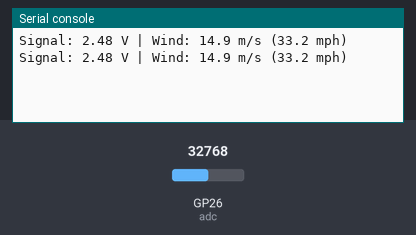
The program below on a simulated Raspberry Pi Pico running MicroPython. Shown: the last lines printed to the serial console. Inputs (shaded band) come from the test bench; at power-on: GP26 (adc) = 32768 (analog values on the 0–65535 scale).

Above: at 1.2 s.
1.3 s: GP26 (adc) set to 45874
At 2.7 s:
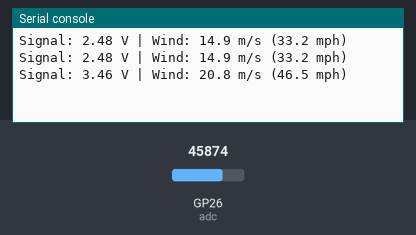
2.8 s: GP26 (adc) set to 57670
At 4.2 s:
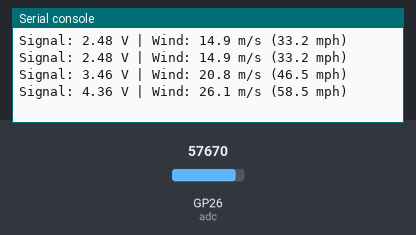
Timing chart, 0 to 5.8 s (numbered marks = the images above; inputs shaded):
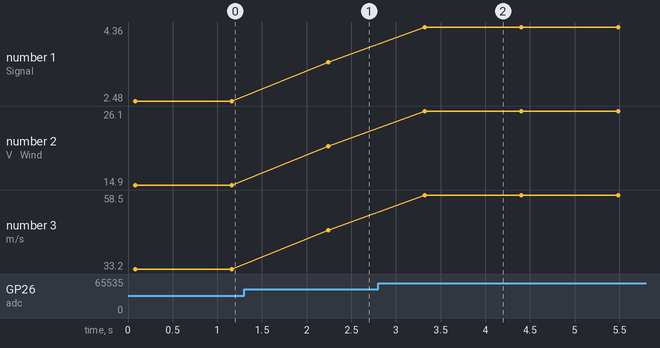

The program:

example_2.py
```python
# Runs on a Raspberry Pi Pico with MicroPython to read GP26 (ADC0), average ADC readings, undo the voltage divider, compute wind speed in m/s and mph, and print the values.
#
# Buy this module: https://shillehtek.com/products/anemometer-wind-speed-0-5v-analog-output
# Full manual: https://shillehtek.com/blogs/shillehtek-product-manuals/anemometer-wind-speed-0-5v-analog-output-manual
# More examples: https://github.com/shillehbean/shillehtek-examples
#

# Wind Speed Sensor (0-5V Anemometer) - Pico MicroPython Example
# Blue signal -> 10k/20k divider -> GP26 (ADC0), Brown -> 12V, Black -> GND
# Divider scales 5V -> 3.33V, so multiply the measured volts by 1.5

from machine import ADC
import time

adc = ADC(26)                 # GP26 = ADC0
CONVERSION = 3.3 / 65535      # read_u16() spans 0-65535 across 0-3.3V
DIVIDER_RATIO = 1.5           # (10k + 20k) / 20k

while True:
    # Average several readings to steady the value in gusty air
    total = 0
    for _ in range(16):
        total += adc.read_u16()
        time.sleep_ms(5)
    volts_at_pin = (total / 16) * CONVERSION

    signal_volts = volts_at_pin * DIVIDER_RATIO
    wind_ms = signal_volts * 6.0
    wind_mph = wind_ms * 2.237

    print("Signal: {:.2f} V | Wind: {:.1f} m/s ({:.1f} mph)".format(
        signal_volts, wind_ms, wind_mph))
    time.sleep(1)
```

Measured:
- after the input at 1.3 s, the serial console: prints a new line after 0.94 s (image 1)
- after the input at 2.8 s, the serial console: prints a new line after 0.52 s (image 2)
- plotted number 1: 2.48 → 3.46 after the input at 1.3 s, 3.46 → 4.36 after the input at 2.8 s
- plotted number 2: 14.9 → 20.8 after the input at 1.3 s, 20.8 → 26.1 after the input at 2.8 s
- plotted number 3: 33.2 → 46.5 after the input at 1.3 s, 46.5 → 58.5 after the input at 2.8 s
